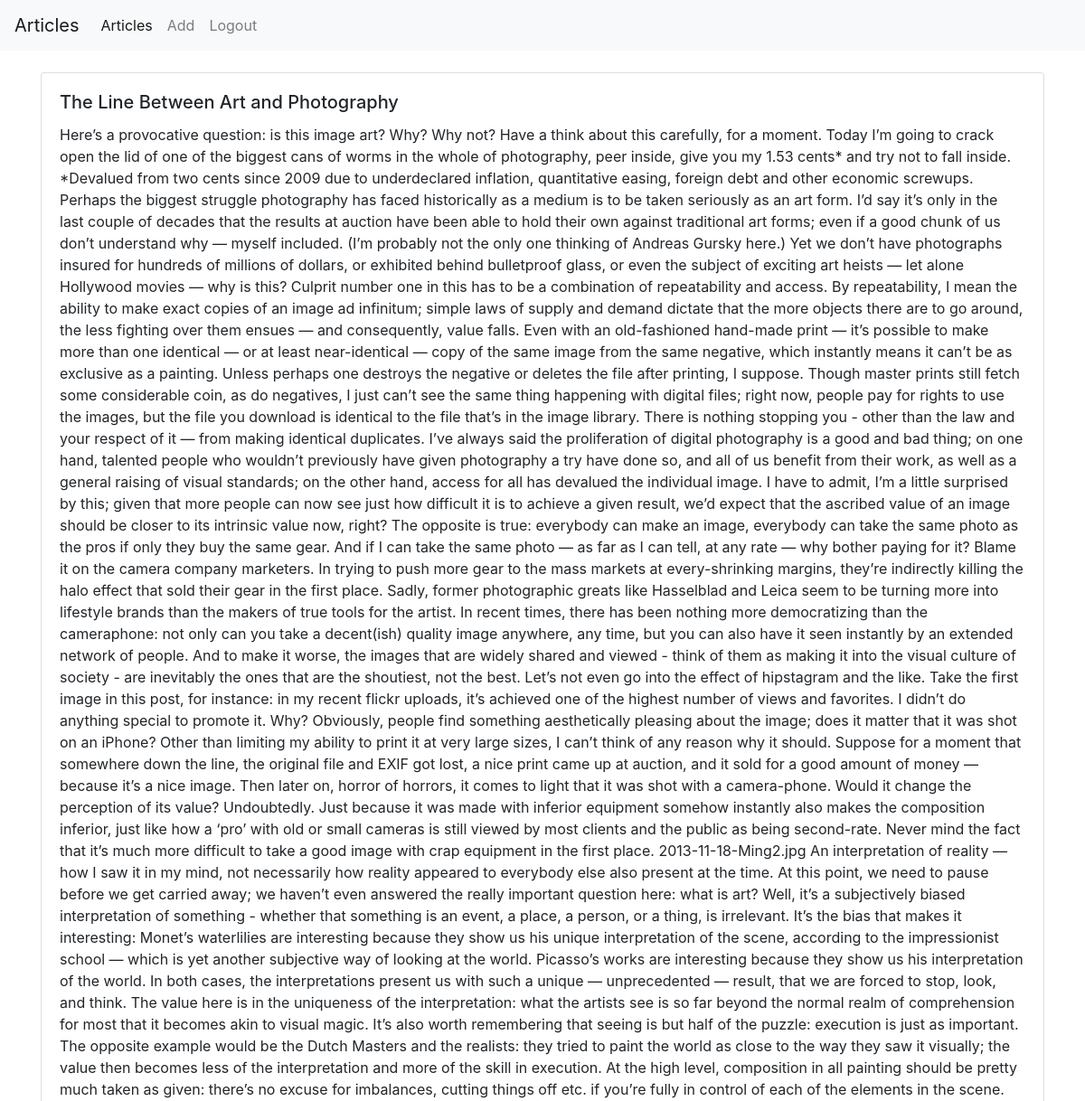
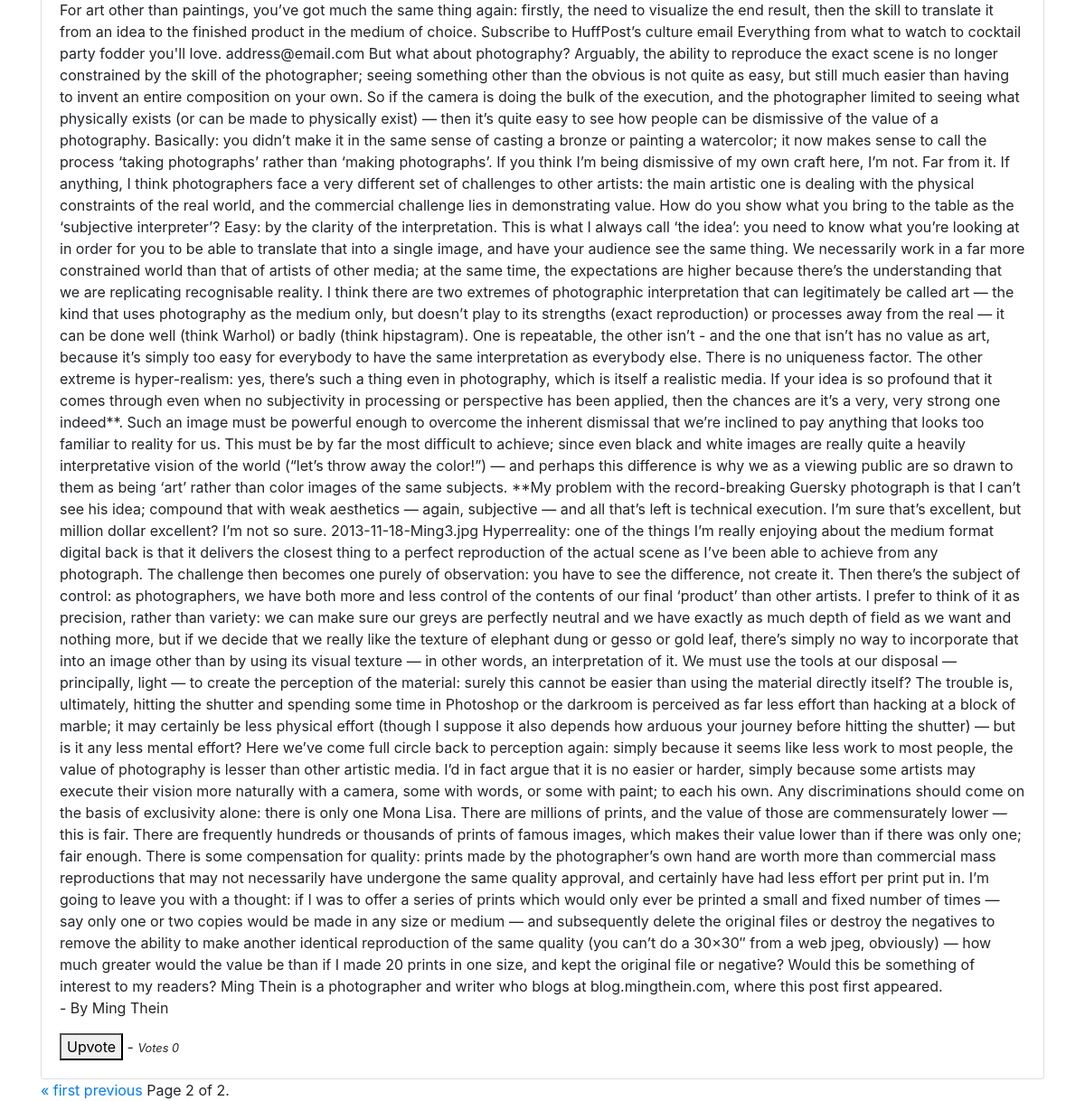
Page /?page=2 (signed in) on the committed database (2 pictures, top to bottom).
### articles/models.py (models this page shows, shortened)
class Article(models.Model):
    title = models.CharField(max_length=200)
    content = models.TextField(blank=True, null=True)
    author_name = models.CharField(max_length=100)
    count = models.IntegerField(default=0)
    class Meta:
        unique_together = (('title', 'author_name'),)

### articles/views.py (the view)
# urls.py: path('', views.listing_article, name='listing_article'),
def listing_article(request):
    if request.method == 'GET':
        can_vote = False
        article_list = Article.objects.all().order_by('-count')
        page = request.GET.get('page', 1)
        paginator = Paginator(article_list, 3)
        try:
            articles = paginator.page(page)
        except PageNotAnInteger:
            articles = paginator.page(1)
        except EmptyPage:
            articles = paginator.page(paginator.num_pages)
        if request.user.is_authenticated:
            can_vote = True
        return render_to_response('list.html', {"result": articles,
                                                "can_vote": can_vote,
                                                "user": request.user})

### articles/templates/list.html (shortened to what this page needs)
{% extends 'base.html' %}
{% block content %}
<br>
<div class="row">
   {%for item in result%}
   <div class="col-lg-12">
      <div class="card" style="width: 100%;">
         <div class="card-body">
            <h5 class="card-title">{{item.title}} </h5>
            <p class="card-text">{{item.content}} <br> - By {{item.author_name}} </p>
            {% if can_vote %}
            <button class="button"
               id="upvote_{{item.id}}"
               class="btn btn-primary" onclick="upvote({{item.id}})">Upvote</button> -
            {% endif %}
            <em><small>Votes {{item.count}} </em></small>
         </div>
      </div>
   </div>
   {% endfor %}
</div>
<div class="pagination">
   <span class="step-links">
   {% if result.has_previous %}
   <a href="?page=1">&laquo; first</a>
   <a href="?page={{ result.previous_page_number }}">previous</a>
   {% endif %}
   <span class="current">
   Page {{ result.number }} of {{ result.paginator.num_pages }}.
   </span>
   </span>
</div>
{% endblock %}

### rows in the picture
Article: title "The Line Between Art and Photography", content "Here’s a provocative question: is this image art? Why? Why not? Have a think about this carefully, for a moment. Today I’m going to crack open the lid of one of the biggest cans of worms in the whole of photography, peer inside, give you my 1.53 cents* and try not to fall inside. *Devalued from two cents since 2009 due to underdeclared inflation, quantitative easing, foreign debt and other economic screwups. Perhaps the biggest struggle photography has faced historically as a medium is to be taken seriously as an art form. I’d say it’s only in the last couple of decades that the results at auction have been able to hold their own against traditional art forms; even if a good chunk of us…", author_name "Ming Thein", count "0"

### other values in the picture
{{ result.number }} "2"
{{ result.paginator.num_pages }} "2"
